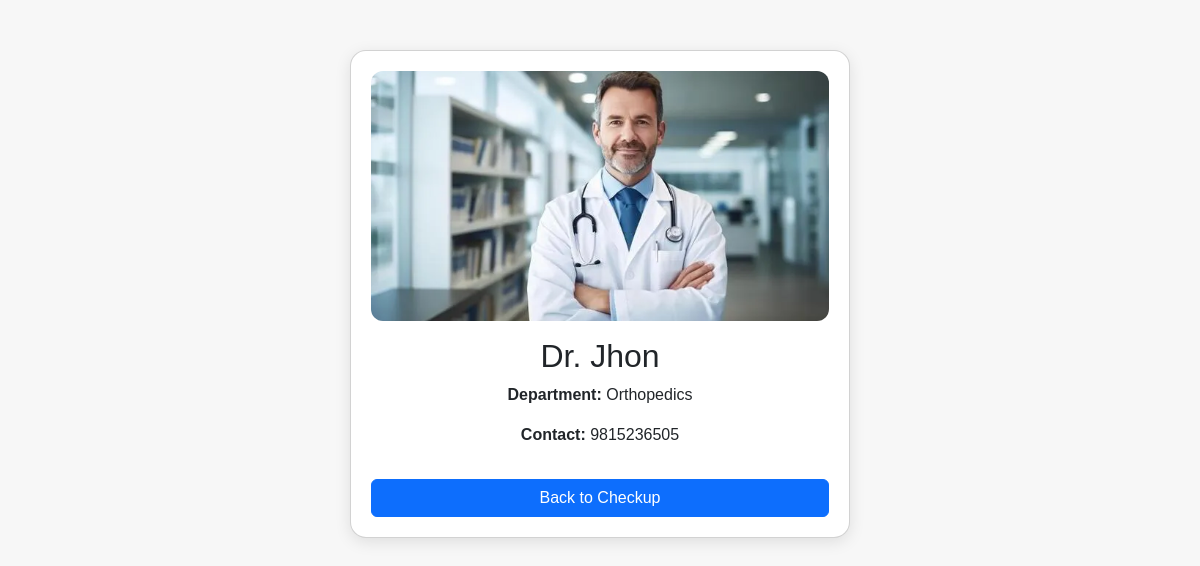
Before: /checkup/doctor/2/ with the older database file.
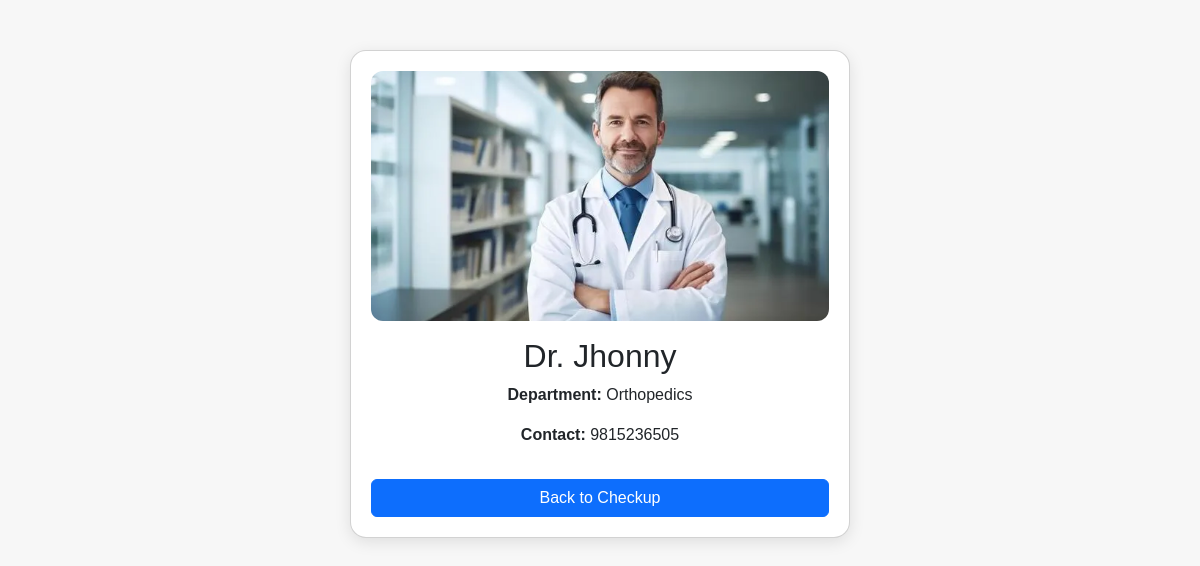
After: the same page with the newer database file.
### doctors/models.py (models this page shows, shortened)
class Doctor(models.Model):
    name = models.CharField(max_length=100)
    department = models.ForeignKey(Department, on_delete=models.CASCADE)
    contact_number = models.CharField(max_length=15)
    image = models.ImageField(upload_to='doctors/', blank=True, null=True)

class Department(models.Model):
    name = models.CharField(max_length=100)

### doctors/views.py (the view)
# urls.py: path('doctor/<int:pk>/', doctor_detail_view, name='doctor_detail'),
def doctor_detail_view(request, pk):
    doctor = get_object_or_404(Doctor, pk=pk)
    return render(request, 'doctors/doctor_detail.html', {'doctor': doctor})

### doctors/templates/doctors/doctor_detail.html (shortened to what this page needs)
{% load static %}
<!DOCTYPE html>
<html lang="en">
<head>
    <link href="https://cdn.jsdelivr.net/npm/bootstrap@5.3.0/dist/css/bootstrap.min.css" rel="stylesheet">
</head>
<body>
    <div class="card text-center">
        {% if doctor.image %}
            <img src="{{ doctor.image.url }}" alt="{{ doctor.name }}" class="doctor-img mb-3">
        {% endif %}
        <h2>{{ doctor.name }}</h2>
        <p><strong>Department:</strong> {{ doctor.department.name }}</p>
        <p><strong>Contact:</strong> {{ doctor.contact_number }}</p>
        <a href="{% url 'start_checkup' %}" class="btn btn-primary mt-3">Back to Checkup</a>
    </div>
</body>
</html>

Changed rows visible on the page:
changed Doctor "Orthopedics": name "Dr. Jhon" → "Dr. Jhonny"
